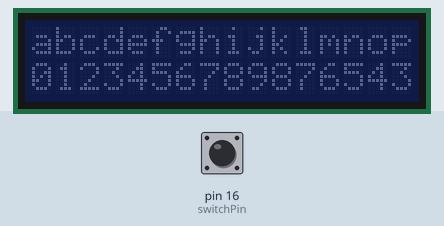
Bench run of a sketch on a simulated Arduino Uno, built with avr-gcc and run on an emulated ATmega328P. Parts: 16×2 character LCD. Inputs (shaded band) come from the test bench; at power-on: pin 16 (switchPin) HIGH.

Above: at 0.1 s.
At 3.2 s:
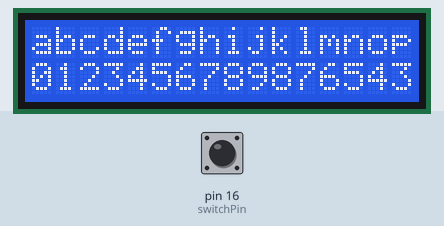
3.3 s: pin 16 (switchPin) pulled LOW for 1 s
At 4.2 s:
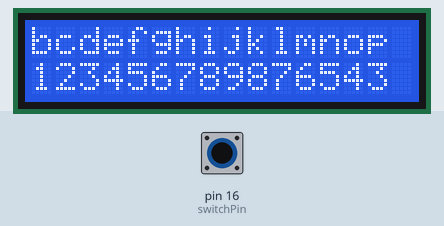
Timing chart, 0 to 6.3 s (numbered marks = the images above; inputs shaded):
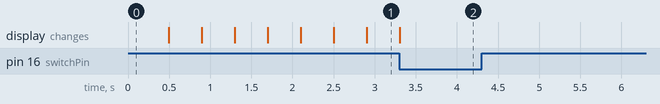

The sketch:

BackLightFlash.ino
```cpp
#include <LiquidCrystal_I2C.h>
#include <Wire.h>

// Set the LCD address to 0x27 for a 16 chars and 2 line display
LiquidCrystal_I2C lcd(0x27, 16, 2);

int switchPin = 16; // at D0
volatile bool pinChanged = false;
volatile int  pinValue   = 0;

void startBacklightFlash() {
  while (1) {
    lcd.noBacklight();
    delay(400);
    lcd.backlight();
    delay(400);

    if (!digitalRead(switchPin)) {
      stopBacklightFlash();
      break;
    }
  }
}

void stopBacklightFlash() {
  lcd.backlight();
  lcd.scrollDisplayLeft();
}

void setup()
{
  // initialize the LCD
  lcd.begin(4,5);  // sda=0, scl=2
  lcd.backlight();
  lcd.print("abcdefghijklmnop");
  lcd.setCursor(0,1);
  lcd.print("0123456789876543");

  // initialize the Switch
  pinMode(switchPin, INPUT_PULLUP);

  // start
  startBacklightFlash();
}

void loop()
{
}
```

Measured:
- after the input at 3.3 s, the display: changes at once (image 2)
